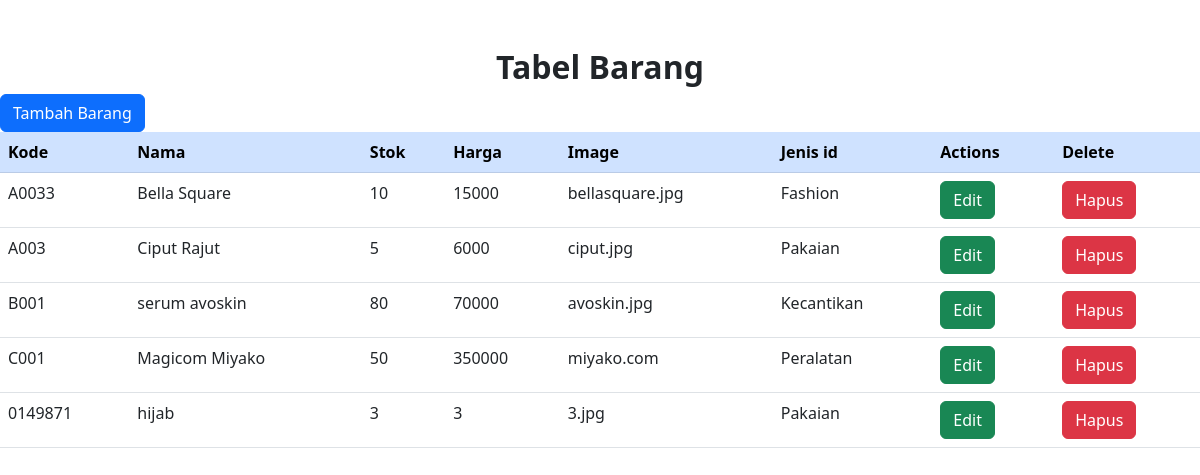
/brgview/, run on the app's committed database.
### dashboard/models.py (models this page shows, shortened)
class Barang(models.Model):
    kode = models.CharField(max_length=8)
    nama = models.CharField(max_length=100)
    stok = models.IntegerField()
    harga = models.BigIntegerField()
    link_gbr = models.CharField(max_length=200, blank=True)
    time = models.DateTimeField(auto_now_add=True)
    jenis_id = models.ForeignKey(Jenis, on_delete=models.CASCADE, null=True)

class Jenis(models.Model):
    nama = models.CharField(max_length=50)
    ket = models.TextField()

### dashboard/views.py (the view)
# urls.py: path('brgview/', Barang_view, name='brgview'),
def Barang_view(request):
    Barangs = Barang.objects.all()
    konteks={
        'Barangs': Barangs,
    }
    return render(request,'tampil_barang.html', konteks)

### dashboard/templates/tampil_barang.html (shortened to what this page needs)
{%load static%}
{%block content%}
<!doctype html>
<html lang="en">
  <head>
    <link href="https://cdn.jsdelivr.net/npm/bootstrap@5.2.2/dist/css/bootstrap.min.css" rel="stylesheet">
  </head>
  <body>
    <center>
      <h2 class="mt-5 fw-bolder">Tabel Barang</h2>
      </center>
    <a href="{% url 'addbrg' %}" class="btn btn-primary" role="button" aria-disabled="true">Tambah Barang</a>
    <table class="table">
        <thead class="table-primary">
          <tr>
            <th scope="col">Kode</th>
            <th scope="col">Nama</th>
            <th scope="col">Stok</th>
            <th scope="col">Harga</th>
            <th scope="col">Image</th>
            <th scope="col">Jenis id</th>
            <th scope="col">Actions</th>
            <th scope="col">Delete</th>
          </tr>
        </thead>
        <tbody>
            {%for Barang in Barangs %}
          <tr>
            <td>{{Barang.kode}}</td>
            <td>{{ Barang.nama }}</td>
            <td>{{ Barang.stok }}</td>
            <td>{{ Barang.harga }}</td>
            <td>{{ Barang.link_gbr }}</td>
            <td>{{ Barang.jenis_id.nama }}</td>
            <td><a class="btn btn-success" href="{% url 'ubah_brg' Barang.id %}">Edit</a></td>
            <td><button type="button" class="btn btn-danger" data-bs-toggle="modal"
              data-bs-target="#hapus-{{ Barang.id }}">Hapus</button></td>
          </tr>
         {% endfor %}
        </tbody>
      </table>
  </body>
</html>
{%endblock%}

### data on the page
Barang: kode "A0033", nama "Bella Square", stok "10", harga "15000", link_gbr "bellasquare.jpg", jenis_id.nama "Fashion"
Barang: kode "A003", nama "Ciput Rajut", stok "5", harga "6000", link_gbr "ciput.jpg", jenis_id.nama "Pakaian"
Barang: kode "B001", nama "serum avoskin", stok "80", harga "70000", link_gbr "avoskin.jpg", jenis_id.nama "Kecantikan"
Barang: kode "C001", nama "Magicom Miyako", stok "50", harga "350000", link_gbr "miyako.com", jenis_id.nama "Peralatan"
Barang: kode "0149871", nama "hijab", stok "3", harga "3", link_gbr "3.jpg", jenis_id.nama "Pakaian"
